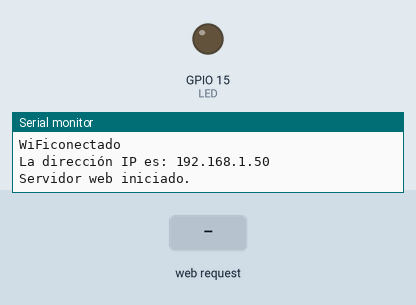
Bench run of a sketch on a simulated ESP32. Parts: output pins drawn as LEDs (lit = HIGH), the last lines printed to the serial monitor. The test bench sets the inputs (shaded band). WiFi joins after 1.5 s; servers stay silent unless stated.

Above: at 3.2 s.
3.3 s: HTTP request GET /on2 received
At 3.9 s:
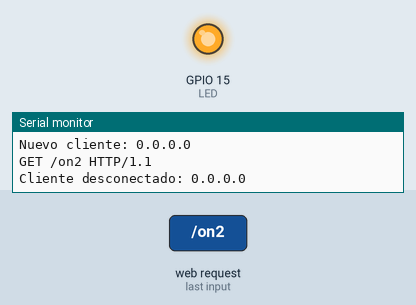
4.8 s: HTTP request GET /off2 received
At 5.1 s:
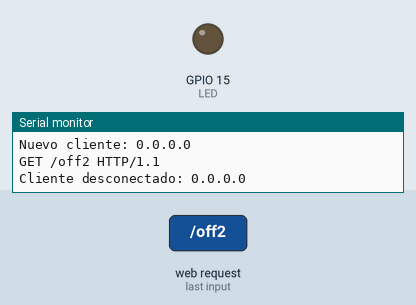
Timing chart, 0 to 7.8 s (numbered marks = the images above; inputs shaded):
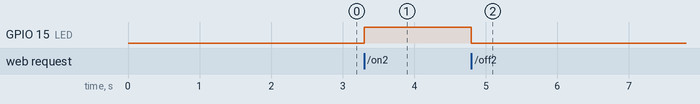

The sketch:

P2-codigo-5.ino
```cpp
#include <WiFi.h>
#include <WiFiClient.h>
const char* ssid = "Totalplay-399E";
const char* password= "399E1AC7RqMKsjkr";
WiFiServer server(80);
//Usarelpin15 GPIO
#define LED  15
String estado = "";
void setup() {
Serial.begin(115200);
pinMode(LED, OUTPUT);
digitalWrite(LED, LOW);
// Conectando a WiFi
WiFi.begin(ssid, password);
// Checa si esta conectado
while(WiFi.status() != WL_CONNECTED) {
delay(1000);
Serial.print(".");
}
Serial.println("");
Serial.println("WiFiconectado");
Serial.print("La dirección IP es: ");
Serial.println(WiFi.localIP());  //Muestra IP
// Inicio del Servidor web.
server.begin();
Serial.println("Servidor web iniciado.");
}
void loop() {
// Consulta si se ha conectado algún cliente.
WiFiClient client= server.available();
if(!client) {
return;
}
Serial.print("Nuevo cliente: ");
Serial.println(client.remoteIP());
// Espera hasta que el cliente envíe datos.
while(!client.available()){ delay(1); }
/////////////////////////////////////////////////////
  // Lee la información enviada por el cliente.
String req= client.readStringUntil('\r');
Serial.println(req);
// Realiza la petición del cliente.
if(req.indexOf("on2") != -1) {digitalWrite(LED, HIGH);
estado = "Encendido";}
if(req.indexOf("off2") != -1){digitalWrite(LED, LOW);
estado = "Apagado";}
//////////////////////////////////////////////
// Página WEB. ////////////////////////////
client.println("HTTP/1.1 200 OK");
client.println("Content-Type: text/html");
client.println(""); //  Importante.
client.println("<!DOCTYPE HTML>");
client.println("<html>");
client.println("<head><meta charset=utf-8></head>");
client.println("<body><center><fontface='Arial'>");
client.println("<h1>Servidor web con ESP32.</h1>");
client.println("<h1>Guadalupe Torres</h1>");
client.println("<h2><fontcolor='#009900'>Webserver1.0</font></h2>");
client.println("<h3>Práctica boton</h3>");
client.println("<br><br>");
client.println("<a href='on2'><button>Enciende LED</button></a>");
client.println("<a href='off2'><button>Apaga LED</button></a>");
client.println("<br><br>");
client.println(estado);
client.println("</font></center></body></html>");
Serial.print("Cliente desconectado: ");
Serial.println(client.remoteIP());
client.flush();
client.stop();
}
```

Measured:
- after the input at 3.3 s, GPIO 15 (LED): LOW → HIGH at once
- after the input at 4.8 s, GPIO 15 (LED): HIGH → LOW at once
